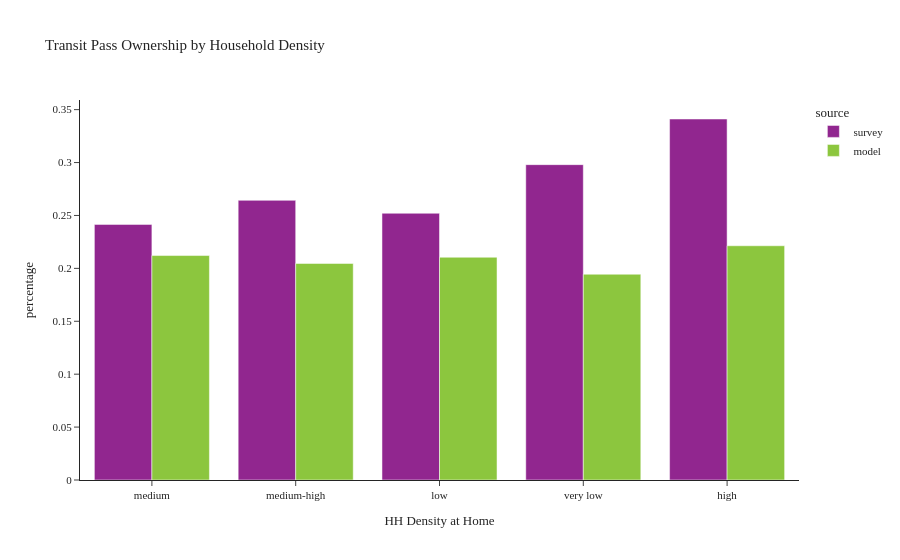

Source (notebook cell):
### Code cell
plot_transit_pass(person, 'hh_density_group', 'Household Density', 'HH Density at Home')

### Figure 1 — Plotly figure (JSON) as saved in the notebook; plotly's stock layout.template omitted (floating-point values rounded to 4 significant figures)
{"data": [{"alignmentgroup": "True", "customdata": [[471], [315], [268], [356], [265]], "hovertemplate": "source=survey<br>hh_density_group=%{x}<br>percentage=%{y}<br>sample count=%{customdata[0]}<extra></extra>", "legendgroup": "survey", "marker": {"color": "#91268F", "pattern": {"shape": ""}}, "name": "survey", "offsetgroup": "survey", "orientation": "v", "showlegend": true, "textposition": "auto", "type": "bar", "x": ["medium", "medium-high", "low", "very low", "high"], "xaxis": "x", "y": [0.2416, 0.2643, 0.2521, 0.298, 0.3412], "yaxis": "y"}, {"alignmentgroup": "True", "customdata": [[221325], [116643], [129570], [190306], [254436]], "hovertemplate": "source=model<br>hh_density_group=%{x}<br>percentage=%{y}<br>sample count=%{customdata[0]}<extra></extra>", "legendgroup": "model", "marker": {"color": "#8CC63E", "pattern": {"shape": ""}}, "name": "model", "offsetgroup": "model", "orientation": "v", "showlegend": true, "textposition": "auto", "type": "bar", "x": ["medium-high", "very low", "low", "high", "medium"], "xaxis": "x", "y": [0.2047, 0.1945, 0.2105, 0.2214, 0.2121], "yaxis": "y"}], "layout": {"barmode": "group", "legend": {"title": {"text": "source"}, "tracegroupgap": 0}, "title": {"text": "Transit Pass Ownership by Household Density"}, "xaxis": {"anchor": "y", "domain": [0.0, 1.0], "title": {"text": "HH Density at Home"}}, "yaxis": {"anchor": "x", "domain": [0.0, 1.0], "title": {"text": "percentage"}}}}
